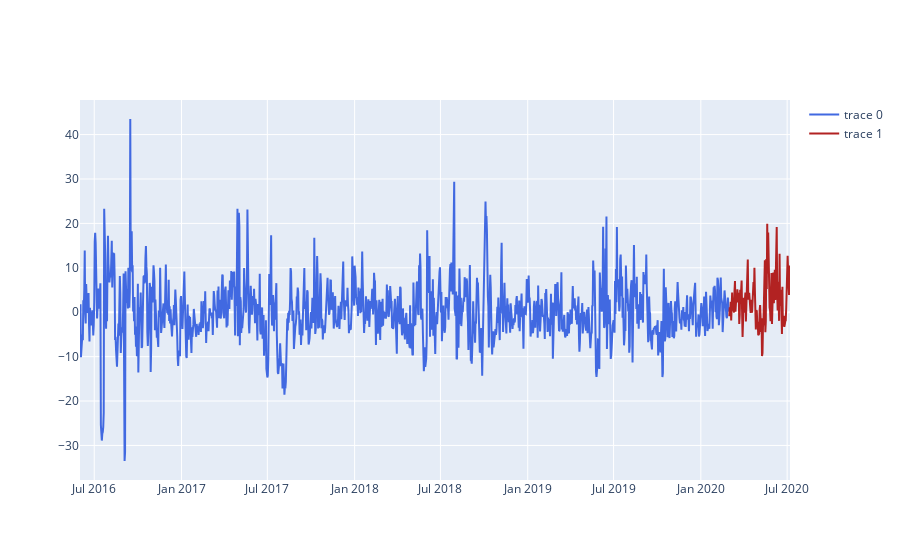

Notebook source saved alongside this figure:
### Markdown cell above
Considerando todas las variables exogenas del Sr. Frink, se puede apreciar una disminución en el MAE del nuevo modelo.

### Code cell
fig = go.Figure(go.Scatter(x=train['ds'], y=exo_train['y']-foretrain, line=dict(color='royalblue')))
fig.add_traces(go.Scatter(x=test['ds'], y=test['y']-foretest, line=dict(color='firebrick')))
fig

### Figure 1 — Plotly figure (JSON) as saved in the notebook; plotly's stock layout.template omitted (floating-point values rounded to 4 significant figures; data arrays with more than 128 entries replaced by an {"elided": "..."} marker saying what was removed)
{"data": [{"line": {"color": "royalblue"}, "type": "scatter", "x": {"elided": "1369 str values"}, "y": {"elided": "1369 float values"}}, {"line": {"color": "firebrick"}, "type": "scatter", "x": {"elided": "129 str values"}, "y": {"elided": "129 float values"}}], "layout": {}}
